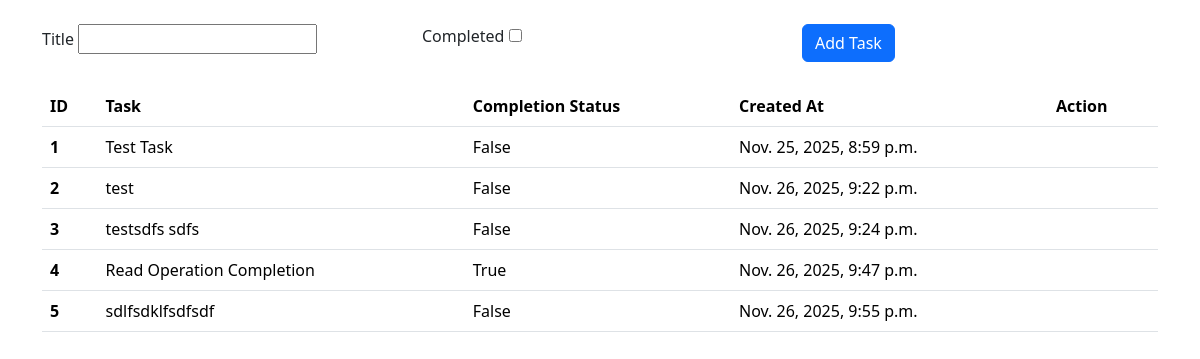
Before: / with the older database file.
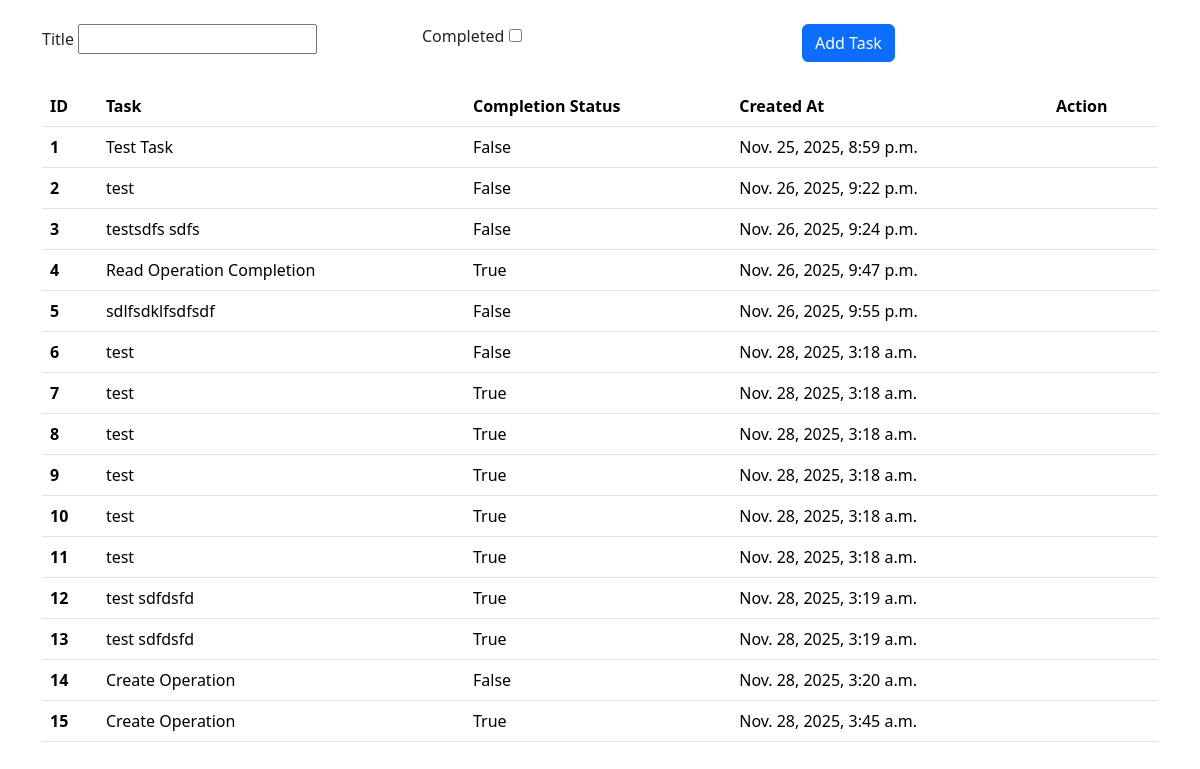
After: the same page with the newer database file.
### tasks/models.py (models this page shows, shortened)
class Task(models.Model):
    title = models.CharField(max_length=200)
    completed = models.BooleanField(default=False)
    created_at = models.DateTimeField(auto_now_add=True)

### tasks/views.py (the view)
# urls.py: path('', task_list, name='task_list'),
def task_list(request):
    tasks = Task.objects.all()
    form = TaskForm(request.POST or None)
    if request.method == "POST":
        if form.is_valid:
            form.save()
            return redirect('task_list')
    context = {
        'tasks': tasks,
        'form': form
    }
    return render(request, "index.html", context)

### tasks/forms.py
class TaskForm(forms.ModelForm):
    class Meta:
        model = Task
        fields = ['title', 'completed']

### templates/index.html (shortened to what this page needs)
<!DOCTYPE html>
<html>
  <head>
    <link href="https://cdn.jsdelivr.net/npm/bootstrap@5.3.8/dist/css/bootstrap.min.css" rel="stylesheet">
  </head>
  <body>
    <div class="container mt-4">
    <form method="POST">
      <div class="row mt-4 mb-4">
        <div class="col-4">
          {{ form.title.label }}
          {{ form.title }}
        </div>
        <div class="col-4">
          {{ form.completed.label }}
          {{ form.completed }}
        </div>
        <div class="col-4">
          <button type="submit" class="btn btn-primary">Add Task</button>
        </div>
      </div>
    </form>
    <table class="table">
        <thead>
          <tr>
            <th scope="col">ID</th>
            <th scope="col">Task</th>
            <th scope="col">Completion Status</th>
            <th scope="col">Created At</th>
            <th scope="col">Action</th>
          </tr>
        </thead>
        <tbody>
            {% for task in tasks %}
            <tr>
                <th scope="row">{{ task.id }}</th>
                <td>{{ task.title }}</td>
                <td>{{ task.completed }}</td>
                <td>{{ task.created_at }}</td>
                <td></td>
            </tr>
          {% endfor %}
        </tbody>
      </table>
    </div>
  </body>
</html>

Changed rows visible on the page:
added Task: id "6", title "test", completed "False", created_at "Nov. 28, 2025, 3:18 a.m."
added Task: id "7", title "test", completed "True", created_at "Nov. 28, 2025, 3:18 a.m."
added Task: id "8", title "test", completed "True", created_at "Nov. 28, 2025, 3:18 a.m."
added Task: id "9", title "test", completed "True", created_at "Nov. 28, 2025, 3:18 a.m."
added Task: id "10", title "test", completed "True", created_at "Nov. 28, 2025, 3:18 a.m."
added Task: id "11", title "test", completed "True", created_at "Nov. 28, 2025, 3:18 a.m."
added Task: id "12", title "test sdfdsfd", completed "True", created_at "Nov. 28, 2025, 3:19 a.m."
added Task: id "13", title "test sdfdsfd", completed "True", created_at "Nov. 28, 2025, 3:19 a.m."
added Task: id "14", title "Create Operation", completed "False", created_at "Nov. 28, 2025, 3:20 a.m."
added Task: id "15", title "Create Operation", completed "True", created_at "Nov. 28, 2025, 3:45 a.m."
